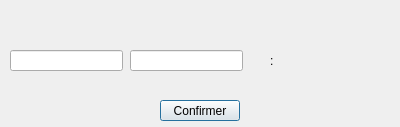
<?xml version="1.0" encoding="UTF-8"?>
<ui version="4.0">
 <class>Cfsell</class>
 <widget class="QDialog" name="Cfsell">
  <property name="geometry">
   <rect>
    <x>0</x>
    <y>0</y>
    <width>400</width>
    <height>127</height>
   </rect>
  </property>
  <property name="windowTitle">
   <string>Dialog</string>
  </property>
  <widget class="QLineEdit" name="lineEdit">
   <property name="geometry">
    <rect>
     <x>10</x>
     <y>50</y>
     <width>113</width>
     <height>21</height>
    </rect>
   </property>
  </widget>
  <widget class="QLineEdit" name="lineEdit_2">
   <property name="geometry">
    <rect>
     <x>130</x>
     <y>50</y>
     <width>113</width>
     <height>21</height>
    </rect>
   </property>
  </widget>
  <widget class="QLabel" name="label">
   <property name="geometry">
    <rect>
     <x>270</x>
     <y>50</y>
     <width>121</width>
     <height>21</height>
    </rect>
   </property>
   <property name="text">
    <string>:</string>
   </property>
  </widget>
  <widget class="QPushButton" name="pushButton">
   <property name="geometry">
    <rect>
     <x>160</x>
     <y>100</y>
     <width>80</width>
     <height>21</height>
    </rect>
   </property>
   <property name="text">
    <string>Confirmer</string>
   </property>
  </widget>
 </widget>
 <resources/>
 <connections/>
</ui>
